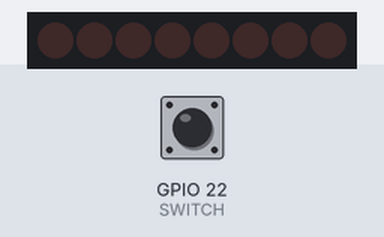
Simulated run of this program. Board: Raspberry Pi (BCM pin numbers). Parts: 8 shift-register outputs drawn as a row of LEDs (first output left, lit = HIGH). Inputs (shaded band) come from the test bench; at power-on: GPIO 22 (SWITCH) LOW. Random numbers come from a fixed seed.

Above: at 1.2 s.
1.3 s: GPIO 22 (SWITCH) pulled HIGH for 0.15 s
At 2.5 s:
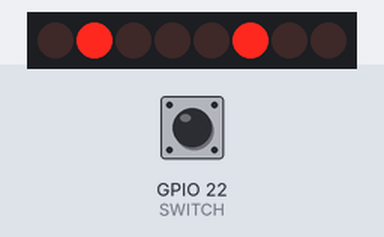
2.9 s: GPIO 22 (SWITCH) pulled HIGH for 1 s
At 3.9 s:
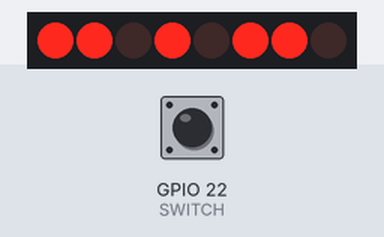
5.4 s: GPIO 22 (SWITCH) pulled HIGH for 0.15 s
At 5.8 s:
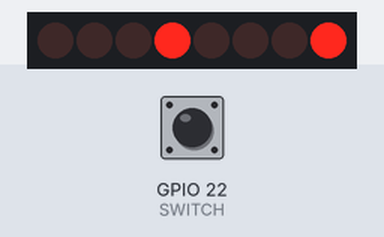
7.0 s: GPIO 22 (SWITCH) pulled HIGH for 3.2 s
At 8.2 s:
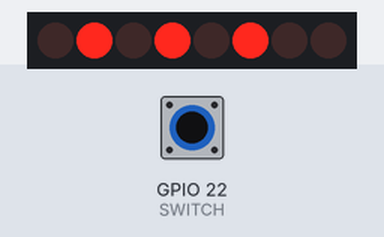
11.7 s: GPIO 22 (SWITCH) pulled HIGH for 0.15 s
At 12.9 s:
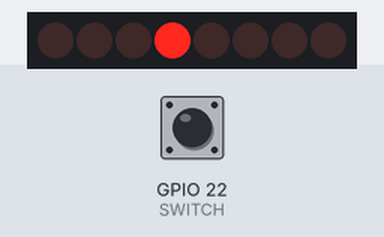
13.3 s: GPIO 22 (SWITCH) pulled HIGH for 1 s
At 14.2 s:
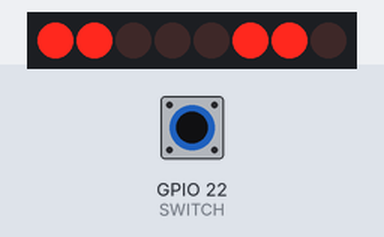
Timing chart, 0 to 16.3 s (numbered marks = the images above; inputs shaded):
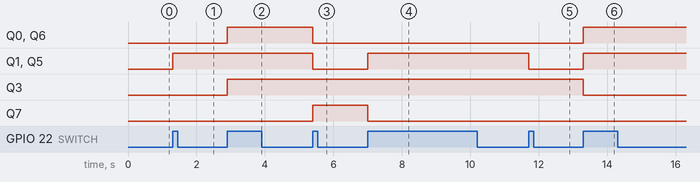

The program:

bb2-03-03-dice-switch.py
```python
import RPi.GPIO as GPIO
from time import sleep
import random

def my_callback(channel):
    if channel==22:
        dice = random.randint(1,6)
        if dice == 1:
            sendLEDdata(LEDdata1, SER, RCLK, SRCLK)
        elif dice == 2:
            sendLEDdata(LEDdata2, SER, RCLK, SRCLK)
        elif dice == 3:
            sendLEDdata(LEDdata3, SER, RCLK, SRCLK)
        elif dice == 4:
            sendLEDdata(LEDdata4, SER, RCLK, SRCLK)
        elif dice == 5:
            sendLEDdata(LEDdata5, SER, RCLK, SRCLK)
        elif dice == 6:
            sendLEDdata(LEDdata6, SER, RCLK, SRCLK)

def sendLEDdata(data, ser, rclk, srclk):
    n = len(data)

    GPIO.output(rclk, GPIO.LOW)
    GPIO.output(srclk, GPIO.LOW)

    for i in range(n):
        if data[i] == 1:
            GPIO.output(ser, GPIO.HIGH)
        else:
            GPIO.output(ser, GPIO.LOW)

        GPIO.output(srclk, GPIO.HIGH)
        GPIO.output(srclk, GPIO.LOW)

    GPIO.output(rclk, GPIO.HIGH)
    GPIO.output(rclk, GPIO.LOW)

SER = 25
RCLK = 24
SRCLK = 23
SWITCH = 22

GPIO.setmode(GPIO.BCM)
GPIO.setup(SER, GPIO.OUT)
GPIO.setup(RCLK, GPIO.OUT)
GPIO.setup(SRCLK, GPIO.OUT)
GPIO.setup(SWITCH, GPIO.IN, pull_up_down=GPIO.PUD_DOWN)
GPIO.add_event_detect(SWITCH, GPIO.RISING, callback=my_callback, bouncetime=200)

LEDdata0 = [0,  0,
            0,0,0,
            0,  0]
LEDdata1 = [0,  0,
            0,1,0,
            0,  0]
LEDdata2 = [0,  1,
            0,0,0,
            1,  0]
LEDdata3 = [0,  1,
            0,1,0,
            1,  0]
LEDdata4 = [1,  1,
            0,0,0,
            1,  1]
LEDdata5 = [1,  1,
            0,1,0,
            1,  1]
LEDdata6 = [1,  1,
            1,0,1,
            1,  1]

sendLEDdata(LEDdata0, SER, RCLK, SRCLK)

try:
    while True:
        sleep(1)

except KeyboardInterrupt:
    pass

GPIO.cleanup()
```

Measured:
- after the input at 1.3 s, Q1, Q5: LOW → HIGH at once
- after the input at 2.9 s, Q0, Q3, Q6: LOW → HIGH at once
- after the input at 5.4 s, Q0, Q1, Q5, Q6: HIGH → LOW at once; Q7: LOW → HIGH at once
- after the input at 7.0 s, Q1, Q5: LOW → HIGH at once; Q7: HIGH → LOW at once
- after the input at 11.7 s, Q1, Q5: HIGH → LOW at once
- after the input at 13.3 s, Q0, Q1, Q5, Q6: LOW → HIGH at once; Q3: HIGH → LOW at once
